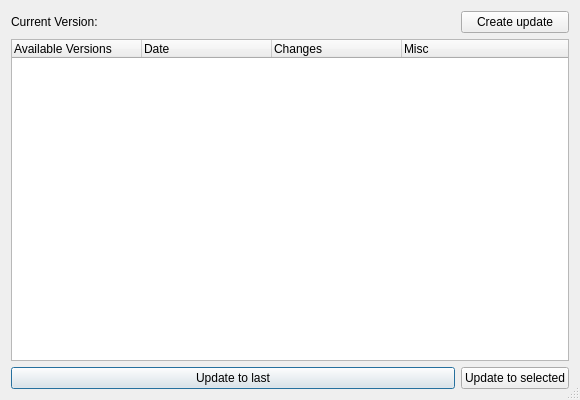
<?xml version="1.0" encoding="UTF-8"?>
<ui version="4.0">
 <class>updateDialog</class>
 <widget class="QDialog" name="updateDialog">
  <property name="geometry">
   <rect>
    <x>0</x>
    <y>0</y>
    <width>580</width>
    <height>400</height>
   </rect>
  </property>
  <property name="minimumSize">
   <size>
    <width>580</width>
    <height>400</height>
   </size>
  </property>
  <property name="windowTitle">
   <string>Update TACTIC-Handler</string>
  </property>
  <property name="sizeGripEnabled">
   <bool>true</bool>
  </property>
  <property name="modal">
   <bool>true</bool>
  </property>
  <layout class="QGridLayout" name="gridLayout" columnstretch="0,1,0,0,0">
   <item row="0" column="0">
    <widget class="QLabel" name="versionLabel">
     <property name="text">
      <string>Current Version:</string>
     </property>
    </widget>
   </item>
   <item row="1" column="0" colspan="5">
    <widget class="QTreeWidget" name="versionsTreeWidget">
     <property name="styleSheet">
      <string notr="true">QTreeView::item {
	padding: 2px;
}</string>
     </property>
     <property name="alternatingRowColors">
      <bool>true</bool>
     </property>
     <property name="verticalScrollMode">
      <enum>QAbstractItemView::ScrollPerPixel</enum>
     </property>
     <property name="wordWrap">
      <bool>true</bool>
     </property>
     <property name="headerHidden">
      <bool>false</bool>
     </property>
     <attribute name="headerDefaultSectionSize">
      <number>130</number>
     </attribute>
     <attribute name="headerMinimumSectionSize">
      <number>130</number>
     </attribute>
     <column>
      <property name="text">
       <string>Available Versions</string>
      </property>
     </column>
     <column>
      <property name="text">
       <string>Date</string>
      </property>
     </column>
     <column>
      <property name="text">
       <string>Changes</string>
      </property>
     </column>
     <column>
      <property name="text">
       <string>Misc</string>
      </property>
     </column>
    </widget>
   </item>
   <item row="2" column="0" colspan="4">
    <widget class="QPushButton" name="updateToLastPushButton">
     <property name="text">
      <string>Update to last</string>
     </property>
    </widget>
   </item>
   <item row="2" column="4">
    <widget class="QPushButton" name="updateToSelectedPushButton">
     <property name="text">
      <string>Update to selected</string>
     </property>
    </widget>
   </item>
   <item row="0" column="1" colspan="3">
    <widget class="QLabel" name="currentVersionlabel">
     <property name="text">
      <string> </string>
     </property>
    </widget>
   </item>
   <item row="0" column="4">
    <widget class="QPushButton" name="commitPushButton">
     <property name="text">
      <string>Create update</string>
     </property>
    </widget>
   </item>
  </layout>
 </widget>
 <resources/>
 <connections/>
</ui>
